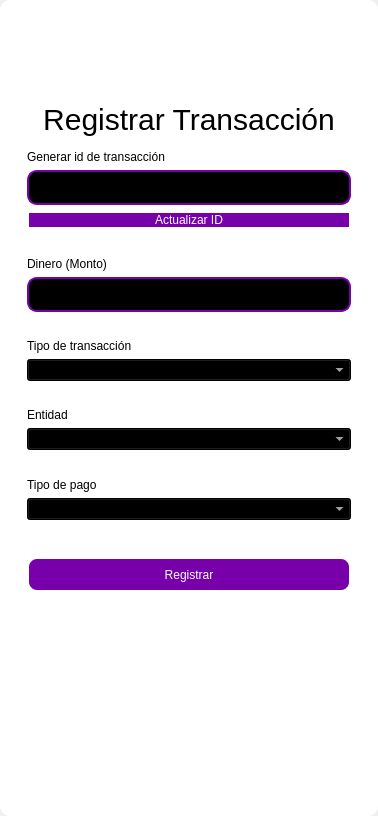
<?xml version="1.0" encoding="UTF-8"?>
<ui version="4.0">
 <class>MainWindow</class>
 <widget class="QMainWindow" name="MainWindow">
  <property name="geometry">
   <rect>
    <x>0</x>
    <y>0</y>
    <width>378</width>
    <height>816</height>
   </rect>
  </property>
  <property name="windowTitle">
   <string>MainWindow</string>
  </property>
  <property name="styleSheet">
   <string notr="true"/>
  </property>
  <widget class="QWidget" name="centralwidget">
   <property name="styleSheet">
    <string notr="true"/>
   </property>
   <layout class="QVBoxLayout" name="verticalLayout">
    <property name="spacing">
     <number>0</number>
    </property>
    <property name="leftMargin">
     <number>0</number>
    </property>
    <property name="topMargin">
     <number>0</number>
    </property>
    <property name="rightMargin">
     <number>0</number>
    </property>
    <property name="bottomMargin">
     <number>0</number>
    </property>
    <item>
     <widget class="QFrame" name="frame">
      <property name="enabled">
       <bool>true</bool>
      </property>
      <property name="styleSheet">
       <string notr="true">QFrame {
	border-radius:10px;
	
	background-color: rgb(255, 255, 255);
 }
</string>
      </property>
      <property name="frameShape">
       <enum>QFrame::StyledPanel</enum>
      </property>
      <property name="frameShadow">
       <enum>QFrame::Raised</enum>
      </property>
      <layout class="QVBoxLayout" name="verticalLayout_2">
       <item>
        <widget class="QFrame" name="frame_superior">
         <property name="minimumSize">
          <size>
           <width>0</width>
           <height>40</height>
          </size>
         </property>
         <property name="maximumSize">
          <size>
           <width>16777215</width>
           <height>40</height>
          </size>
         </property>
         <property name="styleSheet">
          <string notr="true">QPushButton{
border-radius:18px;
}

QPushButton:hover{
	background-color: rgb(0, 0, 0);
}
</string>
         </property>
         <property name="frameShape">
          <enum>QFrame::StyledPanel</enum>
         </property>
         <property name="frameShadow">
          <enum>QFrame::Raised</enum>
         </property>
         <layout class="QHBoxLayout" name="horizontalLayout_3">
          <property name="spacing">
           <number>4</number>
          </property>
          <property name="leftMargin">
           <number>0</number>
          </property>
          <property name="topMargin">
           <number>0</number>
          </property>
          <property name="rightMargin">
           <number>0</number>
          </property>
          <property name="bottomMargin">
           <number>0</number>
          </property>
          <item>
           <widget class="QPushButton" name="btn_icon">
            <property name="text">
             <string/>
            </property>
            <property name="iconSize">
             <size>
              <width>40</width>
              <height>40</height>
             </size>
            </property>
           </widget>
          </item>
          <item>
           <spacer name="horizontalSpacer_2">
            <property name="orientation">
             <enum>Qt::Horizontal</enum>
            </property>
            <property name="sizeHint" stdset="0">
             <size>
              <width>443</width>
              <height>20</height>
             </size>
            </property>
           </spacer>
          </item>
          <item>
           <widget class="QPushButton" name="bt_minimizar">
            <property name="minimumSize">
             <size>
              <width>38</width>
              <height>38</height>
             </size>
            </property>
            <property name="maximumSize">
             <size>
              <width>38</width>
              <height>38</height>
             </size>
            </property>
            <property name="cursor">
             <cursorShape>PointingHandCursor</cursorShape>
            </property>
            <property name="text">
             <string/>
            </property>
            <property name="icon">
             <iconset>
              <normaloff>image/minus.svg</normaloff>image/minus.svg</iconset>
            </property>
            <property name="iconSize">
             <size>
              <width>38</width>
              <height>38</height>
             </size>
            </property>
           </widget>
          </item>
          <item>
           <widget class="QPushButton" name="bt_maximizar">
            <property name="minimumSize">
             <size>
              <width>38</width>
              <height>38</height>
             </size>
            </property>
            <property name="maximumSize">
             <size>
              <width>38</width>
              <height>38</height>
             </size>
            </property>
            <property name="cursor">
             <cursorShape>PointingHandCursor</cursorShape>
            </property>
            <property name="text">
             <string/>
            </property>
            <property name="icon">
             <iconset>
              <normaloff>image/chevron-up.svg</normaloff>image/chevron-up.svg</iconset>
            </property>
            <property name="iconSize">
             <size>
              <width>38</width>
              <height>38</height>
             </size>
            </property>
           </widget>
          </item>
          <item>
           <widget class="QPushButton" name="bt_restaurar">
            <property name="minimumSize">
             <size>
              <width>38</width>
              <height>38</height>
             </size>
            </property>
            <property name="maximumSize">
             <size>
              <width>38</width>
              <height>38</height>
             </size>
            </property>
            <property name="cursor">
             <cursorShape>PointingHandCursor</cursorShape>
            </property>
            <property name="text">
             <string/>
            </property>
            <property name="icon">
             <iconset>
              <normaloff>image/chevron-down.svg</normaloff>image/chevron-down.svg</iconset>
            </property>
            <property name="iconSize">
             <size>
              <width>38</width>
              <height>38</height>
             </size>
            </property>
           </widget>
          </item>
          <item>
           <widget class="QPushButton" name="bt_cerrar">
            <property name="minimumSize">
             <size>
              <width>38</width>
              <height>38</height>
             </size>
            </property>
            <property name="maximumSize">
             <size>
              <width>38</width>
              <height>38</height>
             </size>
            </property>
            <property name="cursor">
             <cursorShape>PointingHandCursor</cursorShape>
            </property>
            <property name="text">
             <string/>
            </property>
            <property name="icon">
             <iconset>
              <normaloff>image/x.svg</normaloff>image/x.svg</iconset>
            </property>
            <property name="iconSize">
             <size>
              <width>38</width>
              <height>38</height>
             </size>
            </property>
           </widget>
          </item>
         </layout>
        </widget>
       </item>
       <item>
        <widget class="QFrame" name="frame_3">
         <property name="styleSheet">
          <string notr="true">QLabel {
	color: rgb(255, 255, 254);
	font: 12pt &quot;Arial&quot;;
	background-color: rgba(0, 0, 0,0);
}

QTextEdit{
background-color: rgba(0, 0, 0,0);
border-radius:10px; 
font: 12pt &quot;Arial&quot;;
color: rgb(255, 255, 254);
border: 2px solid  rgb(255, 255, 255);

}

QTextEdit:hover{
background-color: rgba(0, 0, 0,0);
border-radius:10px; 
font: 12pt &quot;Arial&quot;;
border: 2px solid  rgb(120, 0, 171);
}

QTextEdit:focus{
background-color: rgb(0, 0, 0);
border-radius:10px; 
font: 12pt &quot;Arial&quot;;
border: 2px solid rgb(120, 0, 171);
}

QLineEdit{
background-color: rgba(0, 0, 0,0);
border-radius:10px; 
font: 12pt &quot;Arial&quot;;
color: rgb(255, 255, 254);
border: 2px solid  rgb(255, 255, 255);

}

QLineEdit:hover{
background-color: rgba(0, 0, 0,0);
border-radius:10px; 
font: 12pt &quot;Arial&quot;;
border: 2px solid  rgb(120, 0, 171);
}

QLineEdit:focus{
background-color: rgb(0, 0, 0);
border-radius:10px; 
font: 12pt &quot;Arial&quot;;
border: 2px solid rgb(120, 0, 171);
}

QCheckBox{
	font: 12pt &quot;Arial&quot;;
	color: rgb(255, 255, 255);
}

QCheckBox::indicator {
    width: 18px;
    height:18px;
}

QCheckBox::indicator:unchecked {
   background-image: url(image/square.svg);
}

QCheckBox::indicator:checked {
   background-image: url(image/check-square.svg);
}

QPushButton{
border-radius:10px; 
font: 12pt &quot;Arial&quot;;
color: rgb(255, 255, 254);
border: 2px solid #ffffff;
}

QPushButton:hover{
border-radius:10px; 
font: 12pt &quot;Arial&quot;;
color: rgb(255, 255, 255);
border: 2px solid rgb(120, 0, 171);
	background-color: rgb(120, 0, 171);
}
</string>
         </property>
         <property name="frameShape">
          <enum>QFrame::StyledPanel</enum>
         </property>
         <property name="frameShadow">
          <enum>QFrame::Raised</enum>
         </property>
         <layout class="QHBoxLayout" name="horizontalLayout_4">
          <item>
           <layout class="QVBoxLayout" name="verticalLayout_4" stretch="0,0,0">
            <property name="spacing">
             <number>66</number>
            </property>
            <property name="sizeConstraint">
             <enum>QLayout::SetDefaultConstraint</enum>
            </property>
            <property name="leftMargin">
             <number>0</number>
            </property>
            <item>
             <widget class="QFrame" name="frame_4">
              <property name="sizePolicy">
               <sizepolicy hsizetype="Fixed" vsizetype="Fixed">
                <horstretch>1</horstretch>
                <verstretch>0</verstretch>
               </sizepolicy>
              </property>
              <property name="maximumSize">
               <size>
                <width>750</width>
                <height>600</height>
               </size>
              </property>
              <property name="layoutDirection">
               <enum>Qt::LeftToRight</enum>
              </property>
              <property name="autoFillBackground">
               <bool>false</bool>
              </property>
              <property name="styleSheet">
               <string notr="true">QLabel {
color: rgb(0, 0, 0);
	font: 12pt &quot;Arial&quot;;
	background-color: rgba(0, 0, 0,0);
}


QLineEdit{
background-color: rgb(0, 0, 0);
border-radius:10px; 
font: 12pt &quot;Arial&quot;;
color: rgb(255, 255, 254);
border: 2px solid  rgb(120, 0, 171);
}

QLineEdit:hover{
background-color: rgba(0, 0, 0,0);
border-radius:10px; 
font: 12pt &quot;Arial&quot;;
border: 2px solid  rgb(120, 0, 171);
}

QLineEdit:focus{
background-color: rgb(0, 0, 0);
border-radius:10px; 
font: 12pt &quot;Arial&quot;;
border: 2px solid rgb(120, 0, 171);
}

QCheckBox{
	font: 12pt &quot;Arial&quot;;
	color: rgb(255, 255, 255);
}

QCheckBox::indicator {
    width: 18px;
    height:18px;
}

QCheckBox::indicator:unchecked {
   background-image: url(image/square.svg);
}

QCheckBox::indicator:checked {
   background-image: url(image/check-square.svg);
}

QPushButton{
border-radius:10px; 
font: 12pt &quot;Arial&quot;;
color: rgb(255, 255, 254);
border: 2px solid #ffffff;
	background-color: rgb(120, 0, 171);
}

QPushButton:hover{
border-radius:10px; 
font: 12pt &quot;Arial&quot;;
color: rgb(255, 255, 255);
border: 2px solid rgb(120, 0, 171);
	background-color: rgb(120, 0, 171);
}
</string>
              </property>
              <property name="frameShape">
               <enum>QFrame::StyledPanel</enum>
              </property>
              <property name="frameShadow">
               <enum>QFrame::Raised</enum>
              </property>
              <layout class="QVBoxLayout" name="verticalLayout_3">
               <property name="sizeConstraint">
                <enum>QLayout::SetDefaultConstraint</enum>
               </property>
               <property name="leftMargin">
                <number>9</number>
               </property>
               <property name="topMargin">
                <number>9</number>
               </property>
               <item>
                <spacer name="verticalSpacer_3">
                 <property name="orientation">
                  <enum>Qt::Vertical</enum>
                 </property>
                 <property name="sizeHint" stdset="0">
                  <size>
                   <width>20</width>
                   <height>40</height>
                  </size>
                 </property>
                </spacer>
               </item>
               <item>
                <widget class="QLabel" name="label_3">
                 <property name="minimumSize">
                  <size>
                   <width>100</width>
                   <height>50</height>
                  </size>
                 </property>
                 <property name="styleSheet">
                  <string notr="true">font-size: 30px</string>
                 </property>
                 <property name="text">
                  <string>Registrar Transacción</string>
                 </property>
                 <property name="alignment">
                  <set>Qt::AlignCenter</set>
                 </property>
                </widget>
               </item>
               <item>
                <widget class="QLabel" name="label_4">
                 <property name="text">
                  <string>Generar id de transacción</string>
                 </property>
                </widget>
               </item>
               <item>
                <widget class="QLineEdit" name="idtxt">
                 <property name="enabled">
                  <bool>false</bool>
                 </property>
                 <property name="minimumSize">
                  <size>
                   <width>0</width>
                   <height>35</height>
                  </size>
                 </property>
                 <property name="text">
                  <string/>
                 </property>
                </widget>
               </item>
               <item>
                <widget class="QPushButton" name="btn_generate">
                 <property name="cursor">
                  <cursorShape>PointingHandCursor</cursorShape>
                 </property>
                 <property name="text">
                  <string>Actualizar ID</string>
                 </property>
                </widget>
               </item>
               <item>
                <spacer name="verticalSpacer_4">
                 <property name="orientation">
                  <enum>Qt::Vertical</enum>
                 </property>
                 <property name="sizeHint" stdset="0">
                  <size>
                   <width>20</width>
                   <height>40</height>
                  </size>
                 </property>
                </spacer>
               </item>
               <item>
                <widget class="QLabel" name="label_5">
                 <property name="text">
                  <string>Dinero (Monto)</string>
                 </property>
                </widget>
               </item>
               <item>
                <widget class="QLineEdit" name="amounttxt">
                 <property name="minimumSize">
                  <size>
                   <width>0</width>
                   <height>35</height>
                  </size>
                 </property>
                 <property name="maximumSize">
                  <size>
                   <width>16777215</width>
                   <height>16777215</height>
                  </size>
                 </property>
                 <property name="echoMode">
                  <enum>QLineEdit::Normal</enum>
                 </property>
                </widget>
               </item>
               <item>
                <spacer name="verticalSpacer_5">
                 <property name="orientation">
                  <enum>Qt::Vertical</enum>
                 </property>
                 <property name="sizeHint" stdset="0">
                  <size>
                   <width>20</width>
                   <height>40</height>
                  </size>
                 </property>
                </spacer>
               </item>
               <item>
                <widget class="QLabel" name="label">
                 <property name="text">
                  <string>Tipo de transacción</string>
                 </property>
                </widget>
               </item>
               <item>
                <widget class="QComboBox" name="type_trans_combobox">
                 <property name="cursor">
                  <cursorShape>PointingHandCursor</cursorShape>
                 </property>
                 <property name="styleSheet">
                  <string notr="true">background-color: rgb(0, 0, 0);
color: rgb(255, 255, 255);</string>
                 </property>
                </widget>
               </item>
               <item>
                <spacer name="verticalSpacer_10">
                 <property name="orientation">
                  <enum>Qt::Vertical</enum>
                 </property>
                 <property name="sizeHint" stdset="0">
                  <size>
                   <width>20</width>
                   <height>40</height>
                  </size>
                 </property>
                </spacer>
               </item>
               <item>
                <widget class="QLabel" name="label_2">
                 <property name="text">
                  <string>Entidad </string>
                 </property>
                </widget>
               </item>
               <item>
                <widget class="QComboBox" name="entity_combobox">
                 <property name="cursor">
                  <cursorShape>PointingHandCursor</cursorShape>
                 </property>
                 <property name="styleSheet">
                  <string notr="true">background-color: rgb(0, 0, 0);
color: rgb(255, 255, 255);</string>
                 </property>
                </widget>
               </item>
               <item>
                <spacer name="verticalSpacer_6">
                 <property name="orientation">
                  <enum>Qt::Vertical</enum>
                 </property>
                 <property name="sizeHint" stdset="0">
                  <size>
                   <width>20</width>
                   <height>40</height>
                  </size>
                 </property>
                </spacer>
               </item>
               <item>
                <widget class="QLabel" name="label_7">
                 <property name="text">
                  <string>Tipo de pago</string>
                 </property>
                </widget>
               </item>
               <item>
                <widget class="QComboBox" name="type_pay_combobox">
                 <property name="cursor">
                  <cursorShape>PointingHandCursor</cursorShape>
                 </property>
                 <property name="styleSheet">
                  <string notr="true">background-color: rgb(0, 0, 0);
color: rgb(255, 255, 255);</string>
                 </property>
                </widget>
               </item>
               <item>
                <spacer name="verticalSpacer_9">
                 <property name="orientation">
                  <enum>Qt::Vertical</enum>
                 </property>
                 <property name="sizeHint" stdset="0">
                  <size>
                   <width>20</width>
                   <height>50</height>
                  </size>
                 </property>
                </spacer>
               </item>
               <item>
                <widget class="QPushButton" name="btn_add">
                 <property name="minimumSize">
                  <size>
                   <width>0</width>
                   <height>35</height>
                  </size>
                 </property>
                 <property name="cursor">
                  <cursorShape>PointingHandCursor</cursorShape>
                 </property>
                 <property name="text">
                  <string>Registrar</string>
                 </property>
                </widget>
               </item>
               <item>
                <spacer name="verticalSpacer_7">
                 <property name="orientation">
                  <enum>Qt::Vertical</enum>
                 </property>
                 <property name="sizeHint" stdset="0">
                  <size>
                   <width>20</width>
                   <height>40</height>
                  </size>
                 </property>
                </spacer>
               </item>
               <item>
                <layout class="QHBoxLayout" name="horizontalLayout_2"/>
               </item>
               <item>
                <spacer name="verticalSpacer_8">
                 <property name="orientation">
                  <enum>Qt::Vertical</enum>
                 </property>
                 <property name="sizeHint" stdset="0">
                  <size>
                   <width>20</width>
                   <height>40</height>
                  </size>
                 </property>
                </spacer>
               </item>
               <item>
                <layout class="QHBoxLayout" name="horizontalLayout">
                 <item>
                  <spacer name="horizontalSpacer">
                   <property name="orientation">
                    <enum>Qt::Horizontal</enum>
                   </property>
                   <property name="sizeHint" stdset="0">
                    <size>
                     <width>40</width>
                     <height>20</height>
                    </size>
                   </property>
                  </spacer>
                 </item>
                </layout>
               </item>
              </layout>
             </widget>
            </item>
            <item>
             <spacer name="verticalSpacer">
              <property name="orientation">
               <enum>Qt::Vertical</enum>
              </property>
              <property name="sizeHint" stdset="0">
               <size>
                <width>28</width>
                <height>28</height>
               </size>
              </property>
             </spacer>
            </item>
            <item>
             <spacer name="verticalSpacer_2">
              <property name="orientation">
               <enum>Qt::Vertical</enum>
              </property>
              <property name="sizeHint" stdset="0">
               <size>
                <width>20</width>
                <height>40</height>
               </size>
              </property>
             </spacer>
            </item>
           </layout>
          </item>
         </layout>
        </widget>
       </item>
      </layout>
     </widget>
    </item>
   </layout>
  </widget>
 </widget>
 <resources/>
 <connections/>
</ui>
